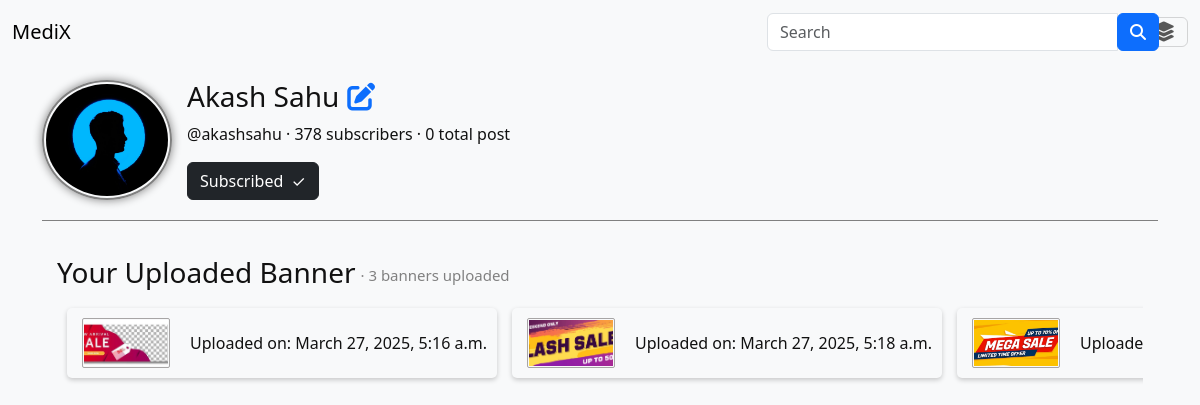
/user-profile/ (signed in), run on the app's committed database.
### users/models.py (models this page shows, shortened)
class ProfileDetails(models.Model):
    Profile_Image = models.ImageField(default='profile/user_profile.jpg', upload_to='profile/', max_length=2000)
    NamesUser = models.OneToOneField(User, on_delete=models.CASCADE, default='Your Profile')
    Channel_Name = models.CharField(max_length=100, default='MediX User Profile')
    uName = models.CharField(max_length=100, default='yourmedix')

### banner/models.py (models this page shows, shortened)
class BannerDetails(models.Model):
    banner_img = models.ImageField(upload_to='banner/')
    banner_title = models.CharField(max_length=200)
    banner_datetime = models.DateTimeField(default=timezone.now)
    contact_no = models.CharField(max_length=10)
    uName = models.ForeignKey(User, on_delete=models.CASCADE, default=1)

### users/views.py (the view)
# urls.py: path('user-profile/', views.ProfilePage, name='profile'),
def ProfilePage(request):
    if request.user.is_authenticated:
        videos = VideoDetails.objects.filter(customer_name=request.user.id)
        profile = ProfileDetails.objects.filter(NamesUser=request.user).first()
        Banner = BannerDetails.objects.filter(uName=request.user.id)
        shorts = ShortsDetails.objects.filter(customer_name=request.user.id)
        count_video = videos.count()
        count_banner = Banner.count()
        count_short = shorts.count()
        total_data = count_video + count_short
        context = {
            'form1' : videos,
            'profile' : profile,
            'banner' : Banner,
            'ban_count' : count_banner,
            'vd_count' : count_video,
            'shorts': shorts,
            'st_count': count_short,
            'total_data' : total_data,
        }
        return render(request, 'profile.html', context)
    else:
        return redirect ('login')

### templates/profile.html (shortened to what this page needs)
{% extends 'base.html' %}
{% block body %}
    <div class="container overflow-hd">
      {% if profile %}
        <div class="channel-header mt-80">
            <img src="{{ profile.Profile_Image.url }}" alt="Channel Profile">
            <div>
              <h3 class="d-flex align-items-center">
                {{ profile.Channel_Name }}
                <a href="{% url 'edit_profile' %}" class="ms-2 text-decoration-none text-primary" role="button">
                  <i class="fas fa-edit"></i>
                </a>
              </h3>
                <p>@{{ profile.uName | truncatechars:20 }} · 378 subscribers · {{ total_data }} total post</p>
                <button class="btn btn-dark">Subscribed <span class="ms-1">✓</span></button>
            </div>
        {% endif %}
        </div>
        <div class="hr-lineProfile"></div>
        {% if form1 or banner or shorts or video or short %}
          {% if banner %}
              <div class="banner-section">
                  <h3>Your Uploaded Banner<span class="gray_text">· {{ ban_count }} banners uploaded</span></h3>
                  <div class="banner-container">
                      {% for ban in banner %}
                      <div class="banner-card">
                          <div class="img-div"><img src="{{ ban.banner_img.url }}" alt="Banner"></div>
                          <span class="text-banner">Uploaded on: {{ ban.banner_datetime }}</span>
                      </div>
                      {% endfor %}
                  </div>
              </div>
          {% endif %}
      {% else %}
          <div class="no-data">
              <p>You have not posted anything yet.</p>
          </div>
      {% endif %}
{% endblock %}

### static/css/signup.css (style rules this page uses)
body { background-color: #f8f9fa; padding: 0px; margin: 0px; height: 100vh; }
a { text-decoration: none; color: black; }

### static/css/homepage.css (style rules this page uses)
body { height: 100vh; width: 100%; padding: 0px; margin: 0px; background-color: #f8f9fa; color: #111; }

### static/css/open_video.css (style rules this page uses)
body { background-color: #f8f9fa; }

### static/css/banner.css (style rules this page uses)
body { background-color: #f8f9fa; }

### templates/profile.html (style rules this page uses)
body { background-color: #f8f9fa; width: 100%; height: 100vh; }
.channel-header { display: flex; align-items: center; gap: 15px; }
.channel-header img { width: 130px; height: 120px; padding: 2px; box-sizing: border-box; border-radius: 50%; box-shadow: 0px 0px 10px gray; border: 2px solid gray; }
.overflow-hd { overflow: hidden; }
.mt-80 { margin-top: 80px; }
.hr-lineProfile { width: 100%; height: 1px; background-color: gray; margin-top: 20px; }
.banner-section { margin-top: 20px; background: transparent; padding: 15px; border-radius: 10px; }
.banner-container { display: flex; overflow-x: auto; white-space: nowrap; padding: 10px; gap: 15px; scrollbar-width: none; }
.banner-card { display: flex; flex-direction: row; align-items: center; background: #f8f9fa; border-radius: 5px; padding: 10px; min-width: 430px; box-shadow: 0 2px 5px rgba(0, 0, 0, 0.2); }
.img-div { width: 100px; height: 50px; display: flex; justify-content: center; align-items: center; border-radius: 2px; margin-left: 5px; border: 1px solid rgb(167, 165, 165); }
.img-div img { width: 98%; height: 96%; object-fit: cover; }
.text-banner { box-sizing: border-box; padding-left: 20px; }
.gray_text { font-weight: 500; font-size: 15px; position: relative; top: -2px; color: gray; margin-left: 5px; }

### data on the page
ProfileDetails: Profile_Image (picture), Channel_Name "Akash Sahu", uName "akashsahu"
BannerDetails: banner_img (picture), banner_datetime "March 27, 2025, 5:16 a.m."
BannerDetails: banner_img (picture), banner_datetime "March 27, 2025, 5:18 a.m."
BannerDetails: banner_img (picture)

### other printed values
{{ total_data }} "0"
{{ ban_count }} "3"
